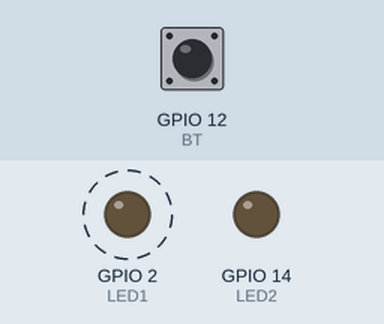
A program run on a simulated ESP32. Shown: output pins drawn as LEDs (lit = HIGH). Dashed ring = blinking. The test bench sets the inputs (shaded band); at power-on: GPIO 12 (BT) HIGH.

Above: at 0.5 s.
Timing chart, 0 to 4.6 s (numbered marks = the images above):
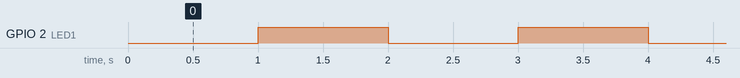

The program:

main.cpp
```cpp
/*********************************************************
* Example to demonstrate the usage of the software timer
* By: Mateus Sousa
*********************************************************/

#include <Arduino.h>

#include "freertos/FreeRTOS.h"
#include "freertos/task.h"
#include "freertos/timers.h"

#define LED1 2
#define LED2 14
#define BT   12

TaskHandle_t xTask1;
TimerHandle_t xTimer1,xTimer2;

void vTask1(void *pvParametes);

void callBackTimer1(TimerHandle_t xTimer);
void callBackTimer2(TimerHandle_t xTimer);

void setup(){
  Serial.begin(9600);
  pinMode(LED1,OUTPUT);
  pinMode(LED2,OUTPUT);
  pinMode(BT,INPUT_PULLUP);

  xTimer1 = xTimerCreate("TIMER1",pdMS_TO_TICKS(1000),pdTRUE,0,callBackTimer1); //Autoreload
  xTimer2 = xTimerCreate("TIMER2",pdMS_TO_TICKS(10000),pdFALSE,0,callBackTimer2); //OneShot

  xTaskCreate(vTask1,"TASK1",configMINIMAL_STACK_SIZE+1024,NULL,1,&xTask1);

  xTimerStart(xTimer1,0);

}

void loop(){
  vTaskDelay(pdMS_TO_TICKS(1000));
}

void vTask1(void *pvParametes){

  uint8_t debouncingTime = 0;

  while(1){
    if((digitalRead(BT) == LOW) && (xTimerIsTimerActive(xTimer2) == pdFALSE)){
      debouncingTime++;
      if(debouncingTime >= 10){
        debouncingTime = 0;
        digitalWrite(LED2,HIGH);
        xTimerStart(xTimer2,0);
        xTimerStop(xTimer1,0); // Stop blink LED
        Serial.println("Iniciando o Timer 2 ...");
      }
    } else{
      debouncingTime = 0;
    }
    vTaskDelay(pdMS_TO_TICKS(10));
  }
}

void callBackTimer1(TimerHandle_t xTimer){
  digitalWrite(LED1,!digitalRead(LED1));
}

void callBackTimer2(TimerHandle_t xTimer){
  digitalWrite(LED2,LOW);
  xTimerStart(xTimer1,0); // Start blinking LED
}
```

Measured:
- by itself, GPIO 2 (LED1): alternates HIGH for 1.0 s and LOW for 1.0 s
